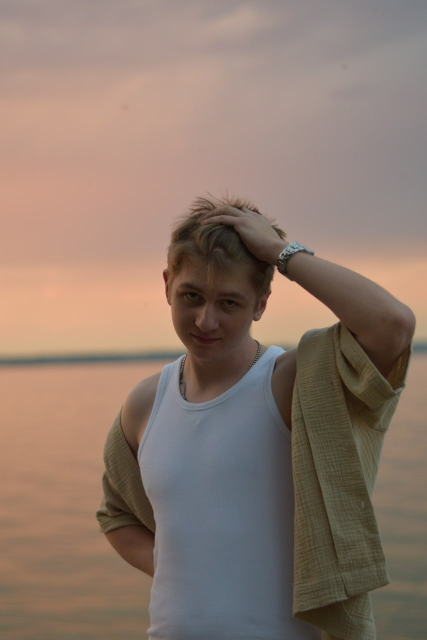
#> input picture app/assets/ya.jpg, 853 x 1280 px, found by its file name (shown at 1/2 size)
$ python pixelate.py
#> lines starting #> are read from the running program, lines starting #| are printed output that depends on the picture
"""Пикселизация фото в стиле референса с котиком:
умеренная пикселизация + глитч-полосы со сдвигом и хроматической аберрацией.
"""
import random
from PIL import Image, ImageEnhance

random.seed(12)

SRC = r"C:\portfolio\my_website\app\assets\ya.jpg"
DST = r"C:\portfolio\my_website\app\assets\photo-pixel.png"

img = Image.open(SRC).convert("RGB")
#> img is the input picture: PIL image 853x1280 RGB; mean R, G, B 141.9, 121.8, 109.6
w, h = img.size
#> w = 853; h = 1280

# 1. Базовая пикселизация (блоки ~9px, как у котика)
factor = 9
small = img.resize((max(1, w // factor), max(1, h // factor)), Image.BILINEAR)
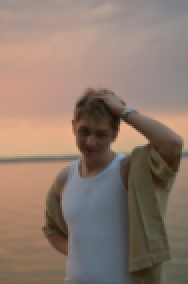
#> small: PIL image 94x142 RGB (shown 2 times larger); mean R, G, B 141.9, 121.8, 109.6
pix = small.resize((w, h), Image.NEAREST)

# 2. Отдельные зоны с более крупной пикселизацией (фрагменты по краям)
for _ in range(4):
    bw = random.randint(w // 6, w // 3)
    bh = random.randint(h // 10, h // 5)
    x0 = random.choice([random.randint(0, w // 8), random.randint(w - w // 8 - bw, w - bw)])
    y0 = random.randint(0, h - bh)
    region = img.crop((x0, y0, x0 + bw, y0 + bh))
    f2 = factor * 3
    r_small = region.resize((max(1, bw // f2), max(1, bh // f2)), Image.BILINEAR)
    pix.paste(r_small.resize((bw, bh), Image.NEAREST), (x0, y0))
#> this loop made 4 passes
#> pass 1, `region = img.crop((x0, y0, x0 + bw, y0 + bh))`:
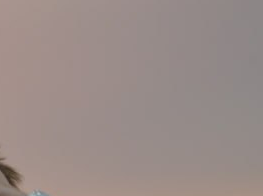
#> region: PIL image 263x196 RGB; mean R, G, B 153.9, 140.2, 136.8
#> pass 3, `region = img.crop((x0, y0, x0 + bw, y0 + bh))`:
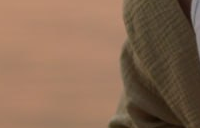
#> region: PIL image 200x128 RGB; mean R, G, B 135.5, 105.2, 82.7

# 3. Глитч-полосы: горизонтальные сдвиги + расщепление каналов
# (лицо ~37–53% высоты стараемся не пересекать)
FACE_Y0, FACE_Y1 = int(h * 0.36), int(h * 0.54)
#> FACE_Y0 = 460; FACE_Y1 = 691
def strip_y():
    for _ in range(20):
        y = random.randint(0, h - 40)
        if not (FACE_Y0 - 30 < y < FACE_Y1):
            return y
    return random.randint(0, int(h * 0.2))
for _ in range(8):
    y0 = strip_y()
    sh = random.randint(6, 34)
    dx = random.choice([-1, 1]) * random.randint(14, 64)
    strip = pix.crop((0, y0, w, y0 + sh))
    pix.paste(strip, (dx, y0))
    # хроматический сдвиг на полосе
    r, g, b = pix.crop((0, y0, w, y0 + sh)).split()
    from PIL import ImageChops
    r = ImageChops.offset(r, random.choice([-1, 1]) * random.randint(2, 5), 0)
    b = ImageChops.offset(b, random.choice([-1, 1]) * random.randint(2, 5), 0)
    pix.paste(Image.merge("RGB", (r, g, b)), (0, y0))
#> this loop made 8 passes
#> pass 1, `r, g, b = pix.crop((0, y0, w, y0 + sh)).split()`:
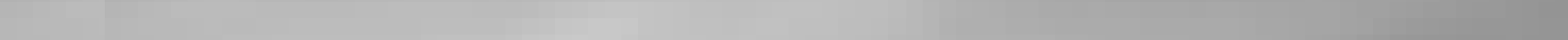
#> r: PIL image 853x22 L (shown 2 times larger); min 148, max 201, mean 178.9
#> pass 1, `r, g, b = pix.crop((0, y0, w, y0 + sh)).split()`:
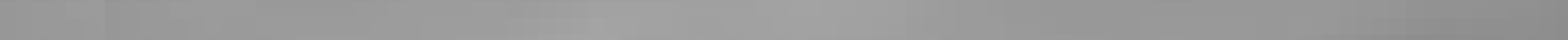
#> g: PIL image 853x22 L (shown 2 times larger); min 141, max 164, mean 154.4
#> after the loop:
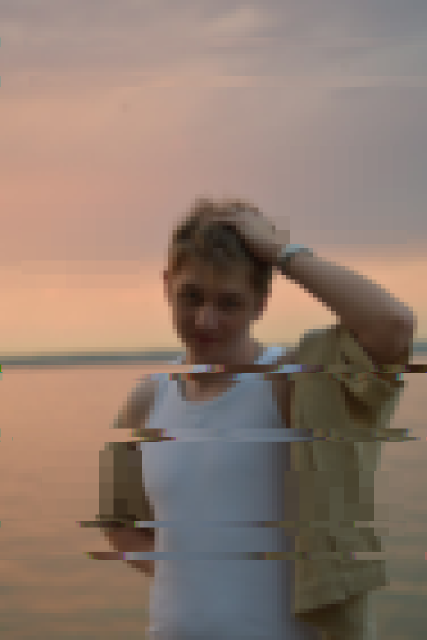
#> pix: PIL image 853x1280 RGB (shown at 1/2 size); mean R, G, B 142, 121.9, 109.7
#> after the loop:
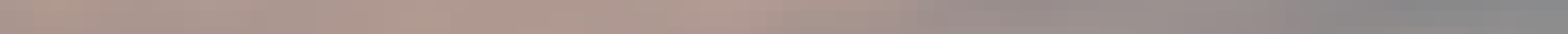
#> strip: PIL image 853x19 RGB (shown 2 times larger); mean R, G, B 162.8, 147.4, 142.6

# 4. Лёгкий буст цвета, чтобы пиксели читались сочнее
pix = ImageEnhance.Color(pix).enhance(1.12)
pix = ImageEnhance.Contrast(pix).enhance(1.05)

pix.save(DST)
print("saved", DST, pix.size)
#| saved C:\portfolio\my_website\app\assets\photo-pixel.png (853, 1280)
